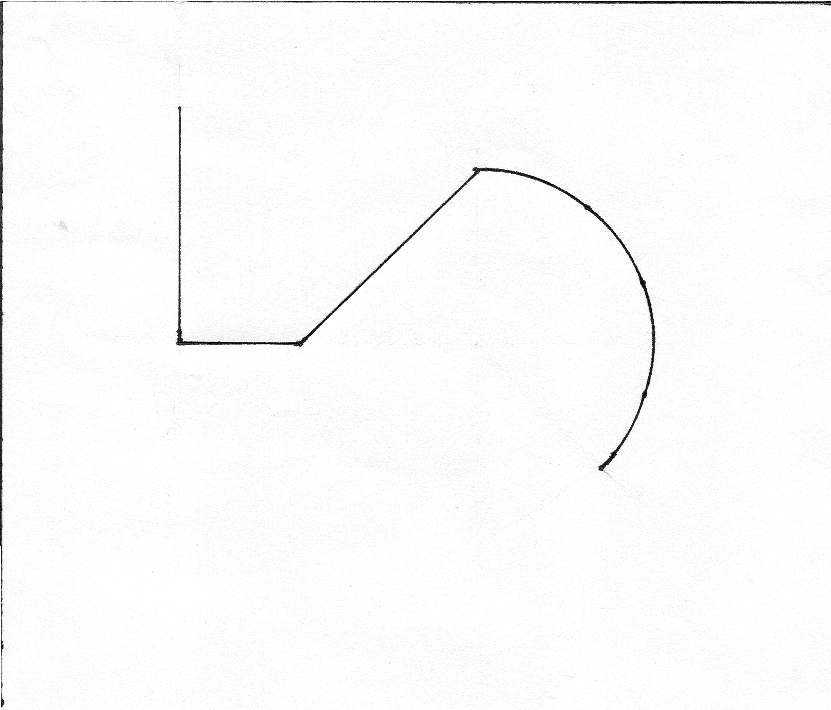
%> input picture OLIVA_DIPExam2/lines.bmp, 831 x 710 px
$ octave Exam2_Prob4.m   (GNU Octave 9; MATLAB toolbox functions it lacks are replaced by stand-ins)
%> lines starting %> are read from the running program, lines starting %| are printed output that depends on the picture; in (x1, y1, x2, y2) boxes, pixels count from 0 and x2, y2 are one past the last pixel; in counts of white or black regions, pixels touching at a corner belong together; the program's own positions count from 1
%% Oliva, Pamela Camille E.
%  2009 - 11797
%  CoE 123 Exam 2

%%  PROBLEM # 4

%%
lines_orig = imread('lines.bmp');
%> lines_orig is the input picture: size 710x831 uint8; min 0, max 255, mean 251.2
lines_orig = im2bw(lines_orig);
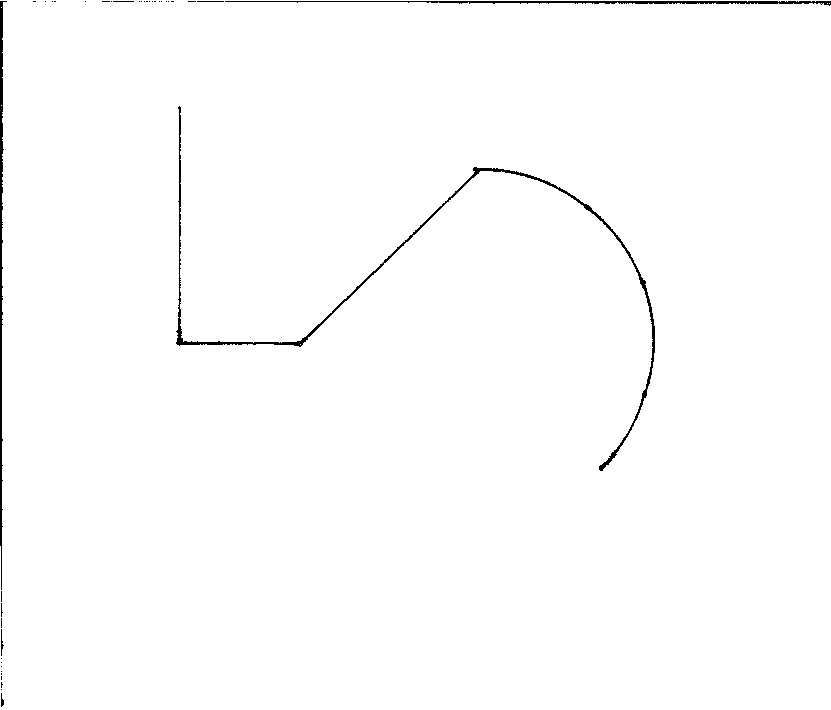
%> lines_orig: size 710x831 logical; 99.1% white; 38 black regions (31 under 20 px), largest, box (x1, y1, x2, y2) and area: (176, 106, 655, 471) 2570, (0, 1, 7, 590) 1327, (225, 1, 831, 6) 1195
figure, imshow(lines_orig), title('Problem 4: Original Image') ;

lines = imcrop(lines_orig, [9 9 822 822]);                                  % Crop a little to remove the unneeded lines at the
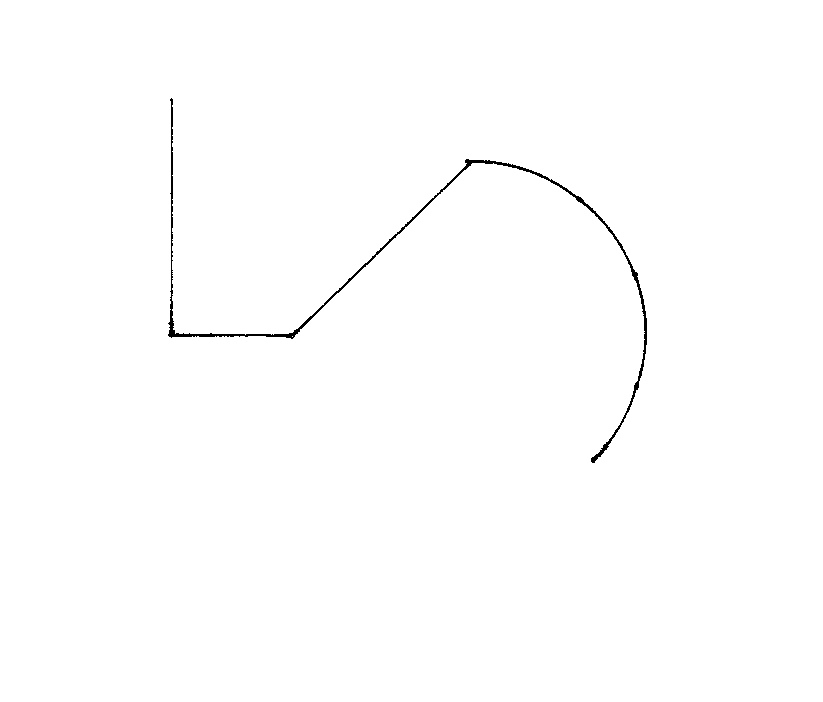
%> lines: size 702x823 logical; 99.6% white; black in thin lines or dots, all inside (x1, y1, x2, y2) = (168, 98, 647, 463)
figure, imshow(lines), title('Problem 4: Cropped(Preprocessing) Original Image');                                                      % border to exclude them from the Hough transformation


%% Hough transform is used for line detection                               % I wasn't able to detect the arc via Hough

lines_edge = edge(lines,'canny');                                           % Extract edges
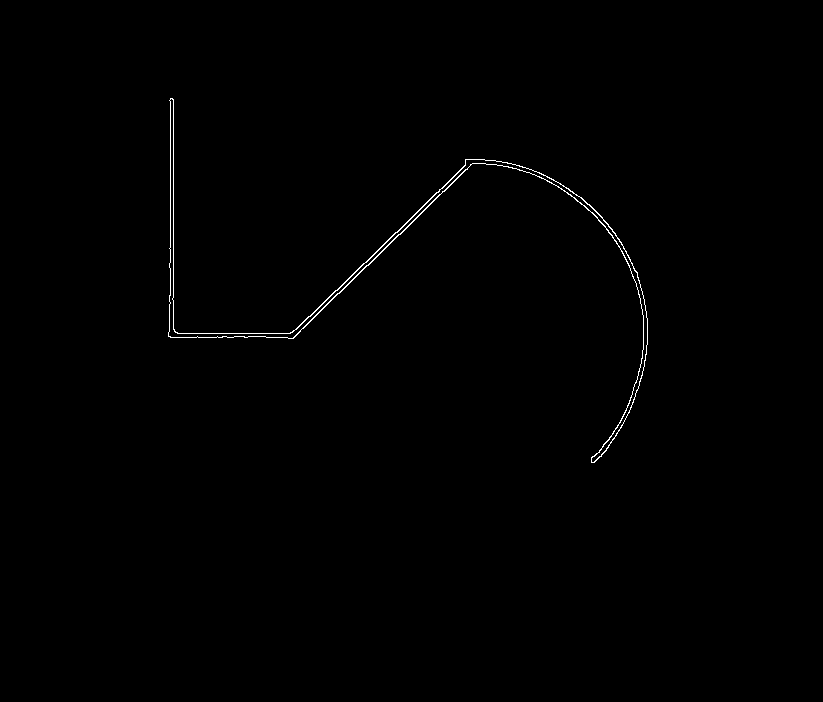
%> lines_edge: size 702x823 logical; 0.41% white in thin lines or dots, all inside (x1, y1, x2, y2) = (168, 98, 648, 463)
[HT, Th ,Rh] = hough(lines_edge);
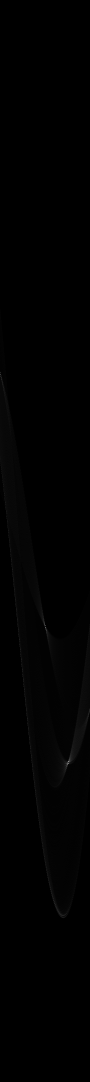
%> HT: size 2163x180 double (shown at 1/2 size); min 0, max 230, mean 1.1
%> Th = 180 values from -90 to 89; Rh = 2163 values from -1081 to 1081

% Hough Plot
imshow(HT,[],'XData',Th,'YData',Rh, 'InitialMagnification','fit');          % Theta and Rho parameter of Hough plots
xlabel('\theta'), ylabel('\rho');
axis on, axis normal, hold on;
colormap(hot);

% Hough Peaks Plot
peaks  = houghpeaks(HT, 5, 'threshold', ceil( 0.3 * max( HT(:) ) ) );
%> peaks = [1255 91; 1524 137; 749 1; 1523 140]
x = Th( peaks(:,2) );                                                       % Theta axis location
%> x = [0 46 -90 49]
y = Rh( peaks(:,1) );                                                       % Rho axis location
%> y = [173 442 -333 441]

% Mark peaks in hough plot with white squares
plot(x,y,'s','color','white');
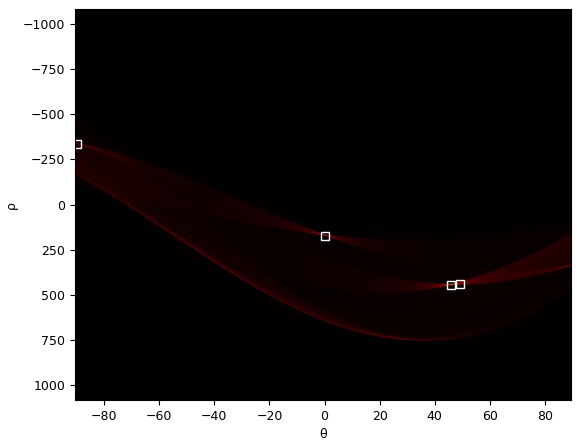
%> figure redrawn from the program's plot data


% Now find the lines in the cropped original image and plot them
Lhough = houghlines(lines_edge, Th, Rh, peaks);                             %Default: FillGap = 20, MinLength = 40
%> Lhough = 4 lines; point1 to point2 (x, y): (472, 160) to (288, 338), (174, 100) to (174, 338), (169, 334) to (299, 334), (324, 304) to (286, 338)
figure, imshow(lines), hold on


for k = 1:length(Lhough)

   xy = [Lhough(k).point1; Lhough(k).point2];                               % Get the 2 endpoints
   plot( xy(:,1), xy(:,2), 'LineWidth', 2, 'Color','red' );                 % Mark with red line segments

   len_of_line_seg(k) = (norm(Lhough(k).point1 - Lhough(k).point2)) / 59;   % Measure length

end
%> this loop made 4 passes
%> xy on passes 1 to 4: [174 100; 174 338], [472 160; 288 338], [169 334; 299 334], [324 304; 286 338]
%> after the loop, len_of_line_seg = [4.03 4.34 2.2 0.864]
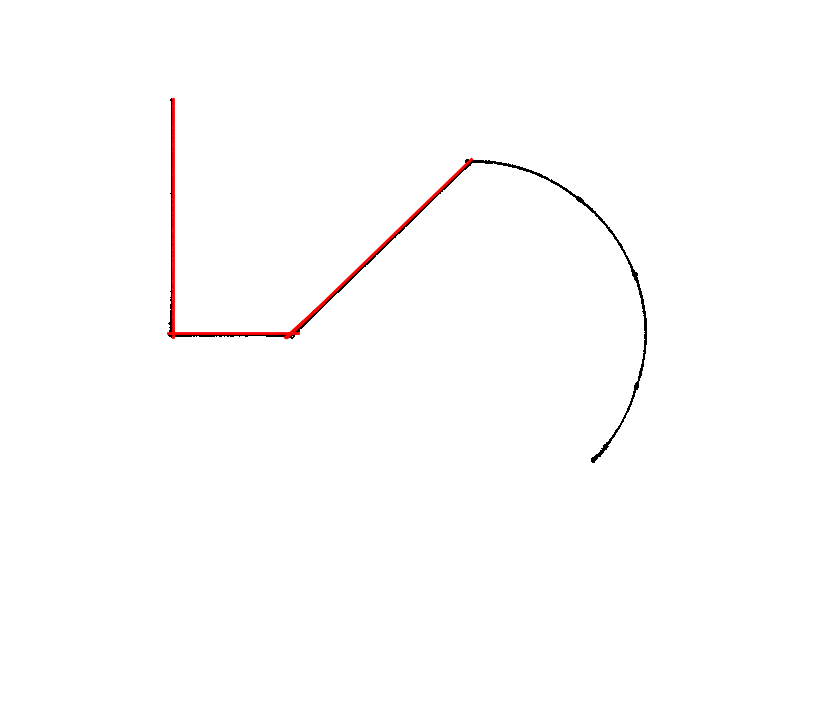
%> figure redrawn from the program's plot data

%% Region props for pixel detection.  Total perimeter using Area from regionprops

bone = ~lines;
bone = bwmorph (bone, 'fill');
bone = bwmorph (bone, 'thin');
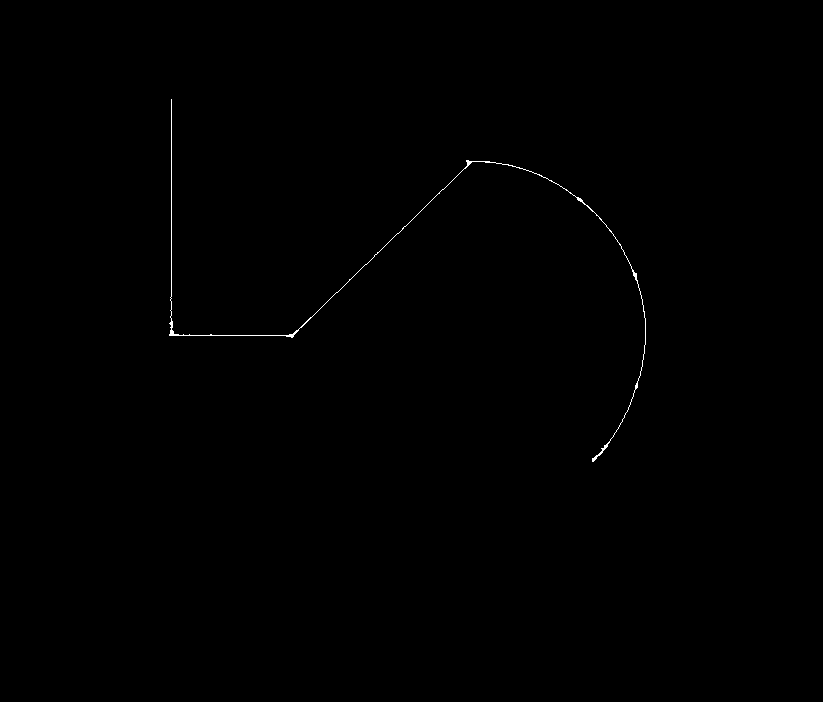
%> bone: size 702x823 logical; 0.19% white in thin lines or dots, all inside (x1, y1, x2, y2) = (169, 99, 646, 462)

%> (the run ends here)
